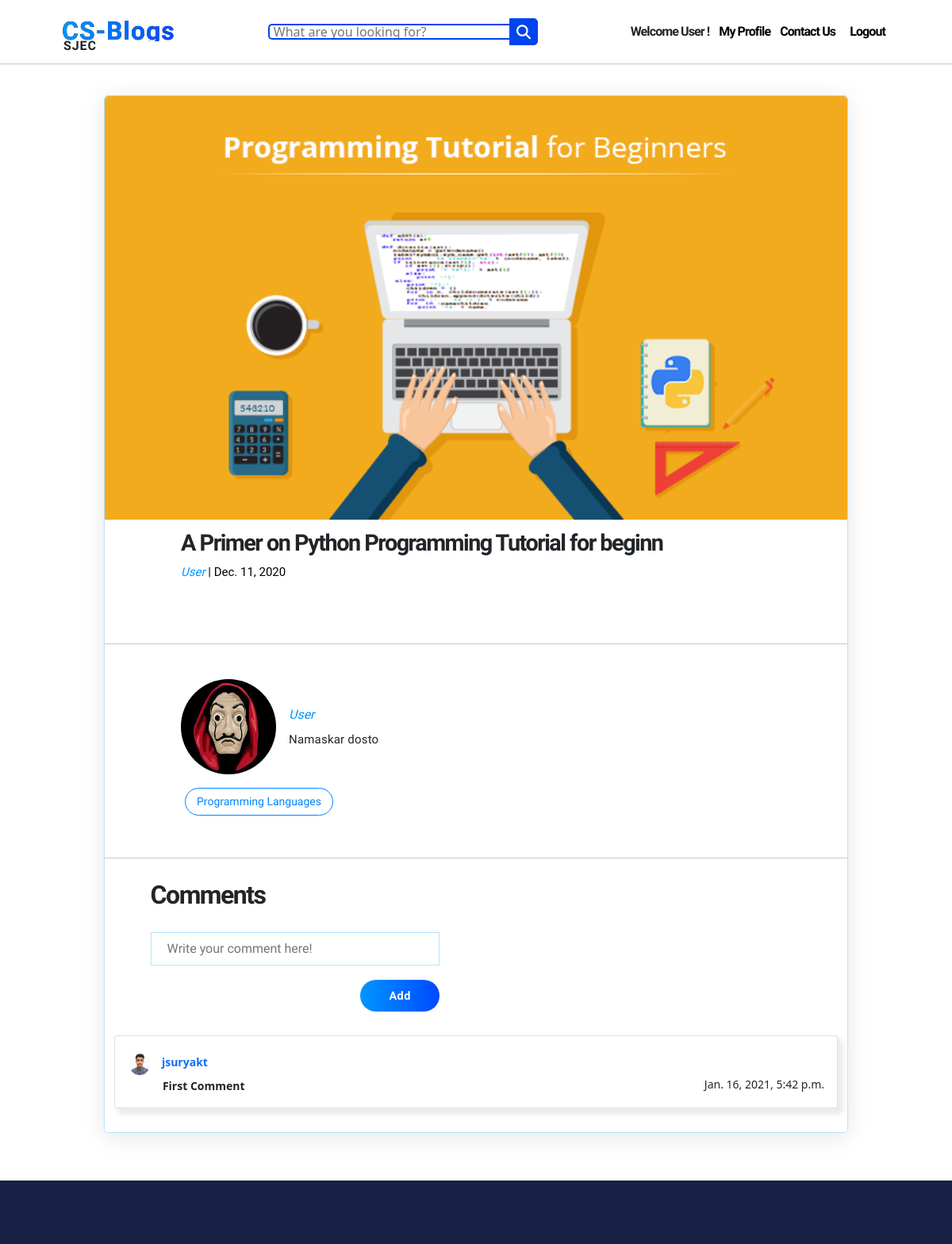
The app's page /blogs/posts/a-primer-on-python-programming-tutorial-for-beginn (signed in) with its own data.
### account/models.py (models this page shows, shortened)
class MyUser(AbstractUser):
    email = models.EmailField(unique=True)
    slug = models.CharField(max_length=60, unique=True, blank=True)
    bio = models.CharField(max_length=500, blank=True)
    profile_image = models.ImageField(upload_to="account/profile_pic", default="profile-default.jpg", blank=True)
    is_author = models.BooleanField(default=True)
    full_name = models.CharField(max_length=100, default="fullnaam")
    first_name = None
    last_name = None
    REQUIRED_FIELDS = ['email', 'full_name']

### blog/models.py (models this page shows, shortened)
class Post(models.Model):
    statuses = [
        ('D', 'Draft'),
        ('P', 'Publish')
    ]
    title = models.CharField(max_length=120, unique=True)
    slug = models.CharField(max_length=60, unique=True, blank=True)
    content = tinymce_models.HTMLField()
    status = models.CharField(max_length=1, choices=statuses, default= 'D')
    category = models.ForeignKey(Category, on_delete=models.CASCADE)
    author = models.ForeignKey(MyUser, on_delete=models.CASCADE)
    image = models.ImageField(upload_to='blog/post', default="post-default.jpg")
    date = models.DateField(auto_now=True)

class Category(models.Model):
    name = models.CharField(max_length=50)
    description = models.CharField(max_length=255)
    slug = models.CharField(max_length=60, unique=True, blank=True)

class Comment(models.Model):
    post = models.ForeignKey(Post, on_delete=models.CASCADE)
    user = models.ForeignKey(MyUser, on_delete=models.CASCADE)
    content = models.TextField(max_length=460)
    timestamp = models.DateTimeField(auto_now_add=True)

### blog/views.py (the view)
# urls.py: path('posts/<slug:slug>', PostDetailView.as_view(), name="post-detail"),
class PostDetailView(LoginRequiredMixin, DetailView):
    login_url = "/accounts/login"
    model = Post
    context_object_name = "post"
    template_name = "blog/post_detail.html"
    queryset = Post.objects.all()
    def get_context_data(self, **kwargs):
        post_obj = Post.objects.get(slug=self.kwargs.get('slug'))
        context = super().get_context_data(**kwargs)
        context['comments'] = Comment.objects.filter(post = post_obj).order_by('-id')
        return context
    def post(self, request, slug):
        post_obj = Post.objects.get(slug=slug)
        if request.method == 'POST':
            comment_form = CommentForm(request.POST)
            if comment_form.is_valid():
                content = request.POST.get('content')
                comment = Comment.objects.create(post = post_obj, user = request.user, content = content)
                comment.save()
        return redirect('post-detail', slug)

### blog/templates/blog/post_detail.html (shortened to what this page needs)
{% extends "blog/base.html" %} {% load static %} {% block extra_head %}
<link
  href="{% static 'blog/css/comments.css' %}"
  rel="stylesheet"
  type="text/css"
/>
<link
  href="{% static 'blog/css/post_detail.css' %}"
  rel="stylesheet"
  type="text/css"
/>
<link
  href="https://cdn.jsdelivr.net/npm/bootstrap@5.0.0-beta1/dist/css/bootstrap.min.css"
  rel="stylesheet"
/>
{% endblock %} {% block content %}
<div id="article">
  <img src="{{ post.image.url }}" alt="" id="cover-image" />
  <div class="blog-meta">
    <h1>{{ post.title }}</h1>
    <p class="author">
      {{ post.author.full_name }} <span class="date"> | {{ post.date }}</span>
    </p>
  </div>
  <div class="blog-content">{{ post.content|safe }}</div>
  <hr />
  <div class="author-details">
    <div id="author-pic">
      <img src="{{ post.author.profile_image.url }}" alt="" />
    </div>
    <div class="author-info">
      <p class="author-name">{{ post.author.full_name }}</p>
      <p class="author-bio">{{ post.author.bio }}</p>
    </div>
  </div>
  <div class="tag-container">
    <a href="{% url 'category' post.category.slug %}"
      ><button>{{ post.category.name }}</button></a>
  </div>
  <hr />
  <div class="container">
    <h3 id="cmt-title" class="fs-2">Comments</h3>
    <form method="POST" action="{% url 'post-detail' post.slug %}">
    <div class="pb-cmnt-container">
      <input
        type="text"
        placeholder="Write your comment here!"
        class="pb-cmnt-textarea"
        name = "content"
      />
      <br />
      <button class="cmt-button-op" type="submit">Add</button>
      </form>
    </div>
    {% if comments %}
      {% for comment in comments %}
      <div class="card p-3 mt-2">
        <div class="align-items-center">
          <img
            src="{{ comment.user.profile_image.url }}"
            height="30"
            width="30"
            class="user-img rounded-circle mr-2"
          />
          <small class="fw-bold text-primary user">{{ comment.user }}</small>
          <br />
          <small class="fw-bold content">{{comment.content}}</small>
          <small class="time">{{ comment.timestamp }}</small>
        </div>
      </div>
      {% endfor %}
    {% else %}
    <p class="fw-light content fs-4">No comments on this Post.</p>
    <p class="fw-light content text-muted fs-5">Add One ☝️</p>
    {% endif %}
  </div>
{% endblock %}

### blog/templates/blog/base.html (shortened to what this page needs)
{% load static %}
<!DOCTYPE html>
<html>
  <head>
    <link
      href="{% static 'blog/css/base.css' %}"
      rel="stylesheet"
      type="text/css"
    />
    {% block extra_head %} {% endblock %}
  </head>
  <body>
    <div id="top-bar">
      <div class="logo-bar">
        <div class="logo">
          <a href="{% url 'index' %}" style="height: 40px">CS-Blogs</a>
        </div>
        <p style="margin-left: 2px">SJEC</p>
      </div>
      <form method="GET" action="{% url 'search' %}">
        <div class="search">
          <input
            type="text"
            name="query"
            class="searchTerm"
            placeholder="What are you looking for?"
          />
          <button type="submit" class="searchButton">
            <i class="fa fa-search"></i>
          </button>
        </div>
      </form>
      <div id="menu-items-container">
        {% if request.user.is_authenticated %}
        <p class="menu-item">Welcome {{ request.user.full_name }} !</p>
        <a href="{% url 'profile-update' request.user.slug %}" class="menu-item"
          >My Profile</a
        >
        <a href="{% url 'contact-us' %}" class="menu-item">Contact Us</a>
        <form method="POST" action="{% url 'logout' %}">
          <button class="menu-item" id="logout">Logout</button>
        </form>
        {% else %}
        <a href="{% url 'contact-us' %}" class="menu-item">Contact Us</a>
        <a href="{% url 'login' %}" class="menu-item">Login</a>
        <a href="{% url 'signup' %}"><button id="signup-btn">Signup</button></a>
        {% endif %}
      </div>
    </div>
    {% block content %} {% endblock %}
    <div id="bottom-bar"></div>
  </body>
</html>

### blog/static/blog/css/base.css (style rules this page uses)
body { background-color: #ECF0F9; margin: 0; }
#top-bar { background-color: white; position: fixed; top: 0; left: 0; align-items: center; box-sizing: border-box; box-shadow: 0 1px 1px #ccc; width: 100%; height: 80px; z-index: 90; padding: 1em 4.875em; display: flex; justify-content: space-between; }
.logo-bar { cursor: pointer; }
.logo { background-image: linear-gradient(269deg,#0048ff,#0096ff), linear-gradient(#000,#000); -webkit-background-clip: text; -webkit-text-fill-color: transparent; display: block; font-family: "Raleway"; font-size: 32px; font-weight: 700; height: 37px; letter-spacing: 1px; color: rgb(0, 132, 255); }
.logo-bar a { text-decoration: none; }
.logo-bar p { font-family: Raleway,sans-serif; font-size: 1em; font-weight: 600; font-stretch: normal; line-height: .8; letter-spacing: .9px; margin: 0; }
.search { width: 340px; position: relative; display: flex; align-items: center; }
.searchTerm { width: 100%; border: 2px solid #0044F0; border-right: none; padding: 5px; height: 20px; border-radius: 5px 0 0 5px; outline: none; color: #9DBFAF; }
.searchButton { width: 38px; height: 34px; border: 1px solid #0044F0; background: #0044F0; text-align: center; color: #fff; border-radius: 0 5px 5px 0; cursor: pointer; font-size: 20px; }
.fa-search { color: white; font-size: 18px; }
#menu-items-container { display: flex; justify-content: flex-end; align-items: center; }
#menu-items-container a { text-decoration: none; color: #000; }
.menu-item { font-family: "Raleway"; font-size: 16px; font-weight: 600; letter-spacing: -0.9px; line-height: 69.84px; margin: 0px; margin-right: 12px; }
#bottom-bar { background-color: #172146; width: 100%; height: 80px; }

### blog/static/blog/css/comments.css (style rules this page uses)
.container { margin-bottom: 30px; }
#cmt-title { margin-top: 3%; margin-left: 5%; font-family: "Raleway"; font-size: 25px; font-weight: 600; letter-spacing: -1.5px; margin-bottom: 3%; }
.pb-cmnt-container { font-family: Lato; margin-bottom: 30px; }
.pb-cmnt-textarea { font-family: "Raleway"; resize: none; padding: 20px; height: 10px; width: 40%; border: 1px solid rgba(0, 168, 255, 0.3); margin-left: 5%; margin-bottom: 2%; }
.cmt-button-op { margin-left: 34%; width: auto; height: 40px; min-width: 100px; overflow-wrap: break-word; word-wrap: break-word; border-radius: 20px; -webkit-box-sizing: border-box; box-sizing: border-box; border: none; cursor: pointer; padding: 8px 32px; color: #fff; outline: none; font-family: Raleway, sans-serif; font-size: 0.9em; font-weight: 600; font-style: normal; font-stretch: normal; letter-spacing: 0.03em; background: #0084ff; background: -webkit-linear-gradient(269deg, #0048ff, #0096ff); background: -webkit-linear-gradient(181deg, #0048ff, #0096ff); background: -o-linear-gradient(181deg, #0048ff, #0096ff); background: linear-gradient(269deg, #0048ff, #0096ff); filter: progid:DXImageTransform.Microsoft.gradient(startColorstr="#0084ff",endColorstr="#0052ff",GradientType=1); }
.card { border: none; box-shadow: 5px 6px 6px 2px #e9ecef; border-radius: 4px; }
.user-img { margin-top: 4px; }
.user { margin-left: 1%; }
.time { float: right; }
.content { margin-left: 5%; }

### blog/templates/blog/base.html (style rules this page uses)
#logout { margin-right: 0px; border: none; background: none; cursor: pointer; outline: inherit; }

### records on screen
MyUser: user.full_name "User"
Post: image (picture), title "A Primer on Python Programming Tutorial for beginn", author.full_name "User", date "Dec. 11, 2020", author.profile_image (placeholder picture), author.bio "Namaskar dosto", category.name "Programming Languages"
Comment: user.profile_image (placeholder picture), user "jsuryakt", content "First Comment", timestamp "Jan. 16, 2021, 5:42 p.m."
